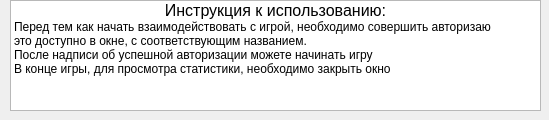
<?xml version="1.0" encoding="UTF-8"?>
<ui version="4.0">
 <class>Form</class>
 <widget class="QWidget" name="Form">
  <property name="geometry">
   <rect>
    <x>0</x>
    <y>0</y>
    <width>549</width>
    <height>120</height>
   </rect>
  </property>
  <property name="minimumSize">
   <size>
    <width>549</width>
    <height>120</height>
   </size>
  </property>
  <property name="windowTitle">
   <string>Form</string>
  </property>
  <widget class="QListWidget" name="listWidget">
   <property name="geometry">
    <rect>
     <x>10</x>
     <y>0</y>
     <width>531</width>
     <height>111</height>
    </rect>
   </property>
   <property name="minimumSize">
    <size>
     <width>491</width>
     <height>111</height>
    </size>
   </property>
   <item>
    <property name="text">
     <string>Инструкция к использованию:</string>
    </property>
    <property name="font">
     <font>
      <pointsize>12</pointsize>
     </font>
    </property>
    <property name="textAlignment">
     <set>AlignCenter</set>
    </property>
    <property name="foreground">
     <brush brushstyle="NoBrush">
      <color alpha="255">
       <red>170</red>
       <green>0</green>
       <blue>0</blue>
      </color>
     </brush>
    </property>
   </item>
   <item>
    <property name="text">
     <string>Перед тем как начать взаимодействовать с игрой, необходимо совершить авторизаю</string>
    </property>
   </item>
   <item>
    <property name="text">
     <string>это доступно в окне, с соответствующим названием.</string>
    </property>
   </item>
   <item>
    <property name="text">
     <string>После надписи об успешной авторизации можете начинать игру</string>
    </property>
   </item>
   <item>
    <property name="text">
     <string>В конце игры, для просмотра статистики, необходимо закрыть окно</string>
    </property>
   </item>
   <item>
    <property name="text">
     <string/>
    </property>
   </item>
  </widget>
 </widget>
 <resources/>
 <connections/>
</ui>
